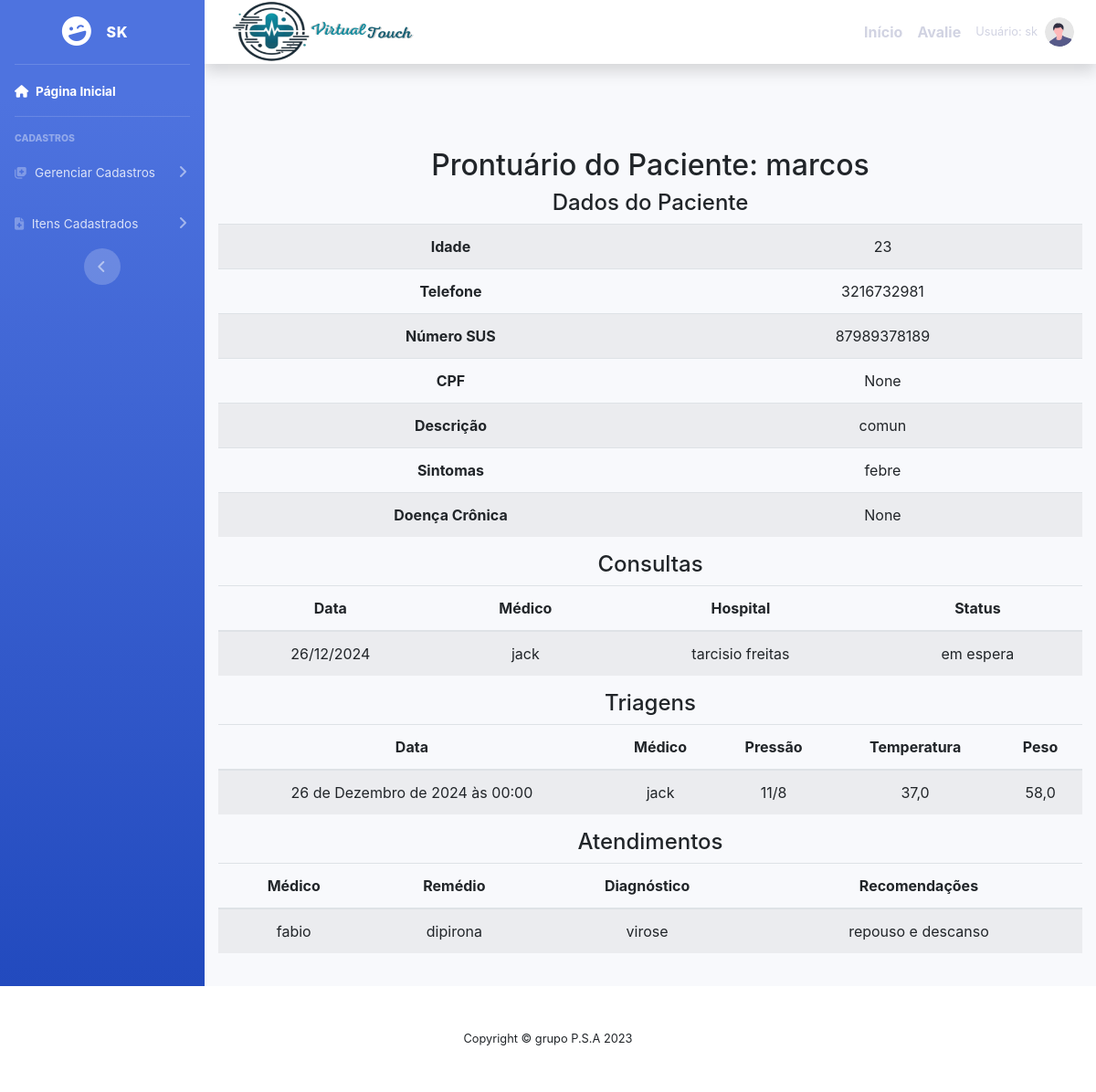
Screenshot of /prontuario/1/ (signed in) with the database file from the repository.
### cadastros/models.py (models this page shows, shortened)
class Paciente(models.Model):
    usuario  = models.ForeignKey(User, on_delete=models.PROTECT)
    nome = models.CharField(max_length=50)
    telefone = models.CharField (verbose_name='telefone', max_length=11)
    numero_sus = models.CharField (verbose_name='numero_sus', max_length=15)
    cpf = models.CharField(verbose_name='cpf', max_length=11, null=True, blank=True)
    hospital = models.ForeignKey(Hospital, on_delete=models.PROTECT)
    descricao = models.CharField(max_length=150, verbose_name="descricao")
    sintomas = models.CharField(max_length=150, verbose_name="sintomas")
    doença_cronica = models.CharField(max_length=150, verbose_name="doença_cronica", null =True ,blank = True)
    idade = models.IntegerField (verbose_name='idade')
    usuario = models.ForeignKey(User, related_name='pacientes', on_delete=models.CASCADE)
    usuario_cadastrador = models.ForeignKey(User, related_name='pacientes_cadastrados', on_delete=models.CASCADE)

class Consulta(models.Model):
    usuario  = models.ForeignKey(User, on_delete=models.PROTECT)
    nome ="consulta"
    paciente = models.ForeignKey(Paciente,on_delete = models.PROTECT)
    data = models.CharField (verbose_name='data', max_length = 10)
    medico = models.ForeignKey (Medico, on_delete=models.PROTECT)
    hospital = models.ForeignKey(Hospital, on_delete=models.PROTECT)
    status = models.CharField( verbose_name ='status' ,max_length=20,  null =True ,blank = True )

class Medico(models.Model):
    usuario  = models.ForeignKey(User, on_delete=models.PROTECT)
    numero = models.IntegerField(verbose_name="Número de telefone")
    nome = models.CharField(max_length=50, verbose_name=" nome")
    cpf = models.CharField(max_length = 11 ,verbose_name=" cpf ")
    especificacao = models.CharField(max_length=150)
    hospital = models.ForeignKey(Hospital, on_delete=models.PROTECT)

class Hospital(models.Model):
    usuario = models.ForeignKey(User, on_delete=models.PROTECT)
    nome = models.CharField(max_length=50)
    descricao = models.CharField(max_length=150,
        verbose_name="descricao")

class Triagem(models.Model):
    usuario = models.ForeignKey(User, on_delete=models.PROTECT)
    paciente = models.ForeignKey(Paciente, on_delete=models.PROTECT)
    data = models.DateTimeField(verbose_name='data')  # Change to DateTimeField for datetime input
    medico = models.ForeignKey(Medico, on_delete=models.PROTECT)
    hospital = models.ForeignKey(Hospital, on_delete=models.PROTECT)
    horario = models.TimeField(verbose_name="horario", default='09:00:00')  # Set default time
    pressao = models.CharField(verbose_name='pressao', max_length=20)
    temperatura = models.FloatField(verbose_name='temperatura')
    peso = models.FloatField(verbose_name='peso_corporal')
    glicose = models.CharField(verbose_name='glicose', max_length=6, null=True, blank=True)

class Atendimento(models.Model):
    paciente = models.ForeignKey(Paciente, on_delete=models.PROTECT)
    medico = models.ForeignKey(Medico, on_delete=models.PROTECT)
    usuario = models.ForeignKey(User, on_delete=models.PROTECT)
    remedio = models.CharField(verbose_name ='remedio' ,max_length=255)
    diagnostico = models.TextField(verbose_name='diagnostico' , max_length=255)
    recomendacoes = models.TextField(verbose_name = 'recomendacoes', max_length=255 ,null=True, blank=True)

### cadastros/views.py (the view)
# urls.py: path('prontuario/<int:paciente_id>/', prontuario_view, name='prontuario'),
def prontuario_view(request, paciente_id):
    try:
        paciente = Paciente.objects.get(id=paciente_id)
    except Paciente.DoesNotExist:
        raise Http404("Paciente não encontrado")
    consultas = Consulta.objects.filter(paciente=paciente)
    triagens = Triagem.objects.filter(paciente=paciente)
    atendimentos = Atendimento.objects.filter(paciente=paciente)
    context = {
        'paciente': paciente,
        'consultas': consultas,
        'triagens': triagens,
        'atendimentos': atendimentos,
    }
    return render(request, 'prontuario.html', context)

### paginas/templates/prontuario.html (shortened to what this page needs)
{% extends 'modelo.html' %}
{% load static %}
{% block conteudo %}
    <div class="container mt-5">
        <h2>Prontuário do Paciente: {{ paciente.nome }}</h2>
        <h4>Dados do Paciente</h4>
        <table class="table table-striped">
            <tbody>
                <tr>
                    <th>Idade</th>
                    <td>{{ paciente.idade }}</td>
                </tr>
                <tr>
                    <th>Telefone</th>
                    <td>{{ paciente.telefone }}</td>
                </tr>
                <tr>
                    <th>Número SUS</th>
                    <td>{{ paciente.numero_sus }}</td>
                </tr>
                <tr>
                    <th>CPF</th>
                    <td>{{ paciente.cpf }}</td>
                </tr>
                <tr>
                    <th>Descrição</th>
                    <td>{{ paciente.descricao }}</td>
                </tr>
                <tr>
                    <th>Sintomas</th>
                    <td>{{ paciente.sintomas }}</td>
                </tr>
                <tr>
                    <th>Doença Crônica</th>
                    <td>{{ paciente.doença_cronica }}</td>
                </tr>
            </tbody>
        </table>
        <h4>Consultas</h4>
        <table class="table table-striped">
            <thead>
                <tr>
                    <th>Data</th>
                    <th>Médico</th>
                    <th>Hospital</th>
                    <th>Status</th>
                </tr>
            </thead>
            <tbody>
                {% for consulta in consultas %}
                <tr>
                    <td>{{ consulta.data }}</td>
                    <td>{{ consulta.medico.nome }}</td>
                    <td>{{ consulta.hospital.nome }}</td>
                    <td>{{ consulta.status }}</td>
                </tr>
                {% empty %}
                <tr>
                    <td colspan="4">Nenhuma consulta registrada.</td>
                </tr>
                {% endfor %}
            </tbody>
        </table>
        <h4>Triagens</h4>
        <table class="table table-striped">
            <thead>
                <tr>
                    <th>Data</th>
                    <th>Médico</th>
                    <th>Pressão</th>
                    <th>Temperatura</th>
                    <th>Peso</th>
                </tr>
            </thead>
            <tbody>
                {% for triagem in triagens %}
                <tr>
                    <td>{{ triagem.data }}</td>
                    <td>{{ triagem.medico.nome }}</td>
                    <td>{{ triagem.pressao }}</td>
                    <td>{{ triagem.temperatura }}</td>
                    <td>{{ triagem.peso }}</td>
                </tr>
                {% empty %}
                <tr>
                    <td colspan="5">Nenhuma triagem registrada.</td>
                </tr>
                {% endfor %}
            </tbody>
        </table>
        <h4>Atendimentos</h4>
        <table class="table table-striped">
            <thead>
                <tr>
                    <th>Médico</th>
                    <th>Remédio</th>
                    <th>Diagnóstico</th>
                    <th>Recomendações</th>
                </tr>
            </thead>
            <tbody>
                {% for atendimento in atendimentos %}
                <tr>
                    <td>{{ atendimento.medico.nome }}</td>
                    <td>{{ atendimento.remedio }}</td>
                    <td>{{ atendimento.diagnostico }}</td>
                    <td>{{ atendimento.recomendacoes }}</td>
                </tr>
                {% empty %}
                <tr>
                    <td colspan="4">Nenhum atendimento registrado.</td>
                </tr>
                {% endfor %}
            </tbody>
        </table>
    </div>
{% endblock %}

### paginas/templates/includes/sidebar.html (shortened to what this page needs)
<link href="https://stackpath.bootstrapcdn.com/bootstrap/4.5.2/css/bootstrap.min.css" rel="stylesheet">
<ul class="navbar-nav bg-gradient-primary sidebar sidebar-dark accordion" id="accordionSidebar">
    <a class="sidebar-brand d-flex align-items-center justify-content-center" href="?">
        <div class="sidebar-brand-icon rotate-n-15">
            <i class="fas fa-laugh-wink"></i>
        </div>
        <div class="sidebar-brand-text mx-3">{{ user.get_username }}</div>
    </a>
    <hr class="sidebar-divider my-0">
    <li class="nav-item active">
        <a class="nav-link" href="{% url 'inicio' %}">
            <i class="fas fa-home"></i>
            <span>Página Inicial</span>
        </a>
    </li>
    <hr class="sidebar-divider">
    <div class="sidebar-heading">Cadastros</div>
    <li class="nav-item">
        <a class="nav-link collapsed" href="#" data-toggle="collapse" data-target="#collapseTwo"
           aria-expanded="true" aria-controls="collapseTwo">
            <i class="fas fa-notes-medical"></i>
            <span>Gerenciar Cadastros</span>
        </a>
    </li>
    <li class="nav-item">
        <a class="nav-link collapsed" href="#" data-toggle="collapse" data-target="#collapseUtilities"
           aria-expanded="true" aria-controls="collapseUtilities">
            <i class="fas fa-file-medical"></i>
            <span>Itens Cadastrados</span>
        </a>
    </li>
    <div class="text-center d-none d-md-inline">
        <button class="rounded-circle border-0" id="sidebarToggle"></button>
    </div>
</ul>

### paginas/templates/includes/navbar.html (shortened to what this page needs)
{% load static %}
<nav class="navbar navbar-expand navbar-light bg-white topbar mb-4 static-top shadow">
    <a class="navbar-brand" href="{% url 'inicio' %}">
        <img src="{% static 'fotos/LOGO.png' %}" alt="Logo" width="300" height="150" class="mr-2">
    </a>
    <ul class="navbar-nav ml-auto">
        {% if user.is_authenticated %}
            <li class="nav-item active">
                <a class="nav-link" href="{% url 'inicio' %}"> <strong> Início </strong> <span class="sr-only">(current)</span></a>
            </li>
            <li class="nav-item active">
                <a class="nav-link" href="{% url 'cadastra-comentario' %}"> <strong> Avalie </strong> </a>
            </li>
            <li class="nav-item dropdown no-arrow">
                <a class="nav-link dropdown-toggle" href="#" id="userDropdown" role="button"
                    data-toggle="dropdown" aria-haspopup="true" aria-expanded="false">
                    <span class="mr-2 d-none d-lg-inline text-gray-600 small">Usuário: {{ user.get_username }}</span>
                    <img class="img-profile rounded-circle"
                        src="{% static 'fotos/undraw_profile.svg' %}">
                </a>
            </li>
        {% endif %}
    </ul>
</nav>

### static/css/meu.css (style rules this page uses)
body { font-family: 'Times New Roman', Times, serif; background: linear-gradient(to bottom, #ffffff, #a0c6e5); margin: 0; padding: 0; }
.container { margin-top: 20px; padding: 20px; text-align: center; }

### rows the page displays
Paciente: nome "marcos", idade "23", telefone "3216732981", numero_sus "87989378189", cpf "None", descricao "comun", sintomas "febre", doença_cronica "None"
Consulta: data "26/12/2024", medico.nome "jack", hospital.nome "tarcisio freitas", status "em espera"
Triagem: data "26 de Dezembro de 2024 às 00:00", medico.nome "jack", pressao "11/8", temperatura "37,0", peso "58,0"
Atendimento: medico.nome "fabio", remedio "dipirona", diagnostico "virose", recomendacoes "repouso e descanso"

### other values shown
{{ user.get_username }} "SK"
{{ user.get_username }} "sk"
